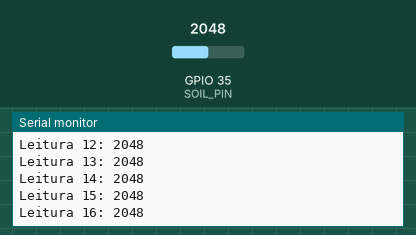
The sketch below on a simulated ESP32. Shown: the last lines printed to the serial monitor. The inputs (shaded band) are chosen by the test bench; at power-on: GPIO 35 (SOIL_PIN) = 2048 (analog values on the 0–4095 scale).

Above: at 5.4 s.
5.5 s: GPIO 35 (SOIL_PIN) set to 2866
At 6.3 s:
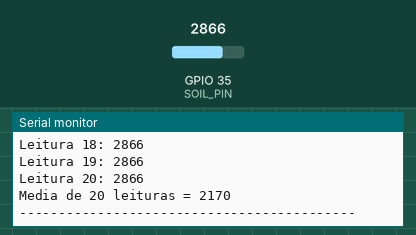
7.2 s: GPIO 35 (SOIL_PIN) set to 3603
At 11.5 s:
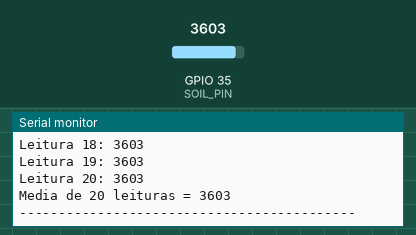
Timing chart, 0 to 13.0 s (numbered marks = the images above; inputs shaded):
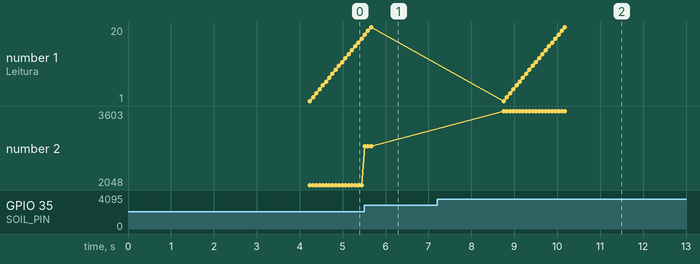

Measured:
- after the input at 5.5 s, the serial monitor: prints a new line at once (image 1)
- after the input at 7.2 s, the serial monitor: prints a new line after 1.6 s (image 2)
- plotted number 2: 2048 → 2866 after the input at 5.5 s, 2866 → 3603 after the input at 7.2 s

The sketch:

ProgramaCalibracaoSensorSolo.ino
```cpp
// Calibração do sensor capacitivo (ESP32)
const int SOIL_PIN = 35;     // ajuste se necessário
const int READS = 20;        // leituras por etapa
const unsigned long INTERVAL = 1500; // ms entre leituras

void setup() {
  Serial.begin(9600);
  analogReadResolution(12); // 0..4095
  delay(2000);
  Serial.println("Calibracao sensor solo - iniciando...");
  Serial.println("Procedimento:");
  Serial.println("1) Coloque sensor em solo SECO -> aguarde estabilizar -> colecione os valores mostrados");
  Serial.println("2) Coloque sensor em solo UMIDO (estado ideal) -> colecione");
  Serial.println("3) Coloque sensor ENCHARCADO -> colecione");
  Serial.println("-------------------------------------------");
  delay(2000);
}

void loop() {
  long sum = 0;
  for (int i = 0; i < READS; i++) {
    int v = analogRead(SOIL_PIN);
    sum += v;
    Serial.printf("Leitura %02d: %d\n", i+1, v);
    delay(INTERVAL / READS);
  }
  int avg = sum / READS;
  Serial.printf("Media de %d leituras = %d\n", READS, avg);
  Serial.println("-------------------------------------------");
  delay(3000); // espera antes do próximo bloco de leituras
}
```
